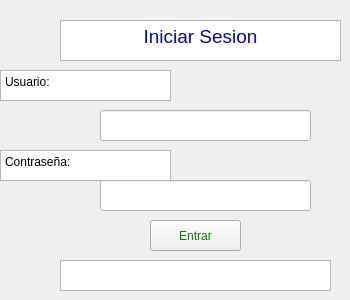
   <widget class="QWidget" name="page_3">
    <widget class="QTextEdit" name="textEdit_5">
     <property name="geometry">
      <rect>
       <x>60</x>
       <y>20</y>
       <width>281</width>
       <height>41</height>
      </rect>
     </property>
     <property name="html">
      <string>&lt;!DOCTYPE HTML PUBLIC &quot;-//W3C//DTD HTML 4.0//EN&quot; &quot;http://www.w3.org/TR/REC-html40/strict.dtd&quot;&gt;
&lt;html&gt;&lt;head&gt;&lt;meta name=&quot;qrichtext&quot; content=&quot;1&quot; /&gt;&lt;meta charset=&quot;utf-8&quot; /&gt;&lt;style type=&quot;text/css&quot;&gt;
p, li { white-space: pre-wrap; }
hr { height: 1px; border-width: 0; }
li.unchecked::marker { content: &quot;\2610&quot;; }
li.checked::marker { content: &quot;\2612&quot;; }
&lt;/style&gt;&lt;/head&gt;&lt;body style=&quot; font-family:'Sans Serif'; font-size:9pt; font-weight:400; font-style:normal;&quot;&gt;
&lt;p align=&quot;center&quot; style=&quot; margin-top:0px; margin-bottom:0px; margin-left:0px; margin-right:0px; -qt-block-indent:0; text-indent:0px;&quot;&gt;&lt;span style=&quot; font-family:'Times New Roman'; font-size:14pt; color:#0606b5;&quot;&gt;Iniciar Sesion&lt;/span&gt;&lt;/p&gt;&lt;/body&gt;&lt;/html&gt;</string>
     </property>
    </widget>
    <widget class="QTextEdit" name="textEdit_6">
     <property name="geometry">
      <rect>
       <x>0</x>
       <y>70</y>
       <width>171</width>
       <height>31</height>
      </rect>
     </property>
     <property name="html">
      <string>&lt;!DOCTYPE HTML PUBLIC &quot;-//W3C//DTD HTML 4.0//EN&quot; &quot;http://www.w3.org/TR/REC-html40/strict.dtd&quot;&gt;
&lt;html&gt;&lt;head&gt;&lt;meta name=&quot;qrichtext&quot; content=&quot;1&quot; /&gt;&lt;meta charset=&quot;utf-8&quot; /&gt;&lt;style type=&quot;text/css&quot;&gt;
p, li { white-space: pre-wrap; }
hr { height: 1px; border-width: 0; }
li.unchecked::marker { content: &quot;\2610&quot;; }
li.checked::marker { content: &quot;\2612&quot;; }
&lt;/style&gt;&lt;/head&gt;&lt;body style=&quot; font-family:'Sans Serif'; font-size:9pt; font-weight:400; font-style:normal;&quot;&gt;
&lt;p style=&quot; margin-top:0px; margin-bottom:0px; margin-left:0px; margin-right:0px; -qt-block-indent:0; text-indent:0px;&quot;&gt;Usuario:&lt;/p&gt;&lt;/body&gt;&lt;/html&gt;</string>
     </property>
    </widget>
    <widget class="QTextEdit" name="textEdit_7">
     <property name="geometry">
      <rect>
       <x>0</x>
       <y>150</y>
       <width>171</width>
       <height>31</height>
      </rect>
     </property>
     <property name="html">
      <string>&lt;!DOCTYPE HTML PUBLIC &quot;-//W3C//DTD HTML 4.0//EN&quot; &quot;http://www.w3.org/TR/REC-html40/strict.dtd&quot;&gt;
&lt;html&gt;&lt;head&gt;&lt;meta name=&quot;qrichtext&quot; content=&quot;1&quot; /&gt;&lt;meta charset=&quot;utf-8&quot; /&gt;&lt;style type=&quot;text/css&quot;&gt;
p, li { white-space: pre-wrap; }
hr { height: 1px; border-width: 0; }
li.unchecked::marker { content: &quot;\2610&quot;; }
li.checked::marker { content: &quot;\2612&quot;; }
&lt;/style&gt;&lt;/head&gt;&lt;body style=&quot; font-family:'Sans Serif'; font-size:9pt; font-weight:400; font-style:normal;&quot;&gt;
&lt;p style=&quot; margin-top:0px; margin-bottom:0px; margin-left:0px; margin-right:0px; -qt-block-indent:0; text-indent:0px;&quot;&gt;Contraseña:&lt;/p&gt;&lt;/body&gt;&lt;/html&gt;</string>
     </property>
    </widget>
    <widget class="QLineEdit" name="lineEdit_3">
     <property name="geometry">
      <rect>
       <x>100</x>
       <y>110</y>
       <width>211</width>
       <height>31</height>
      </rect>
     </property>
     <property name="styleSheet">
      <string notr="true">background-color: rgb(255, 255, 255);</string>
     </property>
     <property name="echoMode">
      <enum>QLineEdit::Normal</enum>
     </property>
    </widget>
    <widget class="QLineEdit" name="lineEdit_4">
     <property name="geometry">
      <rect>
       <x>100</x>
       <y>180</y>
       <width>211</width>
       <height>31</height>
      </rect>
     </property>
     <property name="styleSheet">
      <string notr="true">background-color: rgb(255, 255, 255);</string>
     </property>
     <property name="echoMode">
      <enum>QLineEdit::Password</enum>
     </property>
    </widget>
    <widget class="QPushButton" name="pushButton_11">
     <property name="geometry">
      <rect>
       <x>150</x>
       <y>220</y>
       <width>91</width>
       <height>31</height>
      </rect>
     </property>
     <property name="styleSheet">
      <string notr="true">color: green
</string>
     </property>
     <property name="text">
      <string>Entrar</string>
     </property>
    </widget>
    <widget class="QTextEdit" name="textEdit_18">
     <property name="geometry">
      <rect>
       <x>60</x>
       <y>260</y>
       <width>271</width>
       <height>31</height>
      </rect>
     </property>
    </widget>
   </widget>
